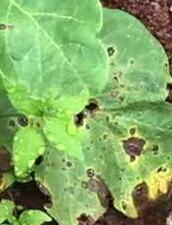
#> input picture backend/leafDisease/core/saveImg/8598.png, 172 x 225 px, found by its file name
$ python limits.py
#> lines starting #> are read from the running program, lines starting #| are printed output that depends on the picture; after the words box and inside, x2 and y2 are one past the last pixel; in counts of white or black regions, pixels touching at a corner belong together
import cv2
import numpy as np

# Load image
image = cv2.imread('backend\\leafDisease\\core\\saveImg\\8598.png')
#> image is the input picture: shape (225, 172, 3); mean B, G, R 100.4, 172.2, 132.3

# Define color range in RGB format
rMin, gMin, bMin = 0, 191, 0
rMax, gMax, bMax = 214, 255, 212

# Create NumPy arrays for lower and upper color bounds
lower = np.array([bMin, gMin, rMin], dtype=np.uint8)
upper = np.array([bMax, gMax, rMax], dtype=np.uint8)

# Apply color threshold to image
mask = cv2.inRange(image, lower, upper)
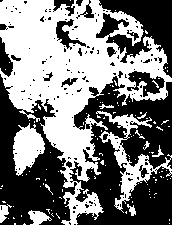
#> mask: shape (225, 172); 48.4% white; 126 white regions (114 under 20 px), largest, box (x1, y1, x2, y2) and area: (0, 0, 172, 225) 15227, (96, 111, 172, 213) 1602, (13, 123, 45, 176) 1042
result = cv2.bitwise_and(image, image, mask=mask)
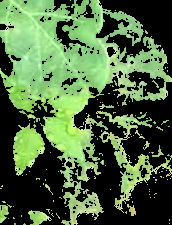
#> result: shape (225, 172, 3); mean B, G, R 61.4, 104, 75.8

# Display result image
cv2.imshow('result', result)
cv2.waitKey(0)
cv2.destroyAllWindows()

$ run again, with backend/leafDisease/core/saveImg/1135.png copied over backend/leafDisease/core/saveImg/8598.png
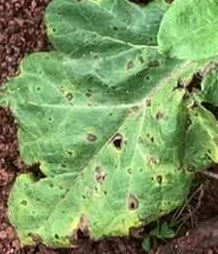
#> input picture backend/leafDisease/core/saveImg/1135.png, 218 x 254 px, found by its file name
#> image is the input picture: shape (254, 218, 3); mean B, G, R 96.5, 150.2, 122
#> `mask = cv2.inRange(image, lower, upper)`:
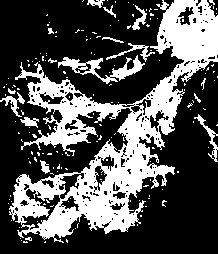
#> mask: shape (254, 218); 32.4% white; 163 white regions (147 under 20 px), largest, box (x1, y1, x2, y2) and area: (9, 0, 218, 243) 15471, (58, 55, 145, 84) 757, (194, 114, 218, 162) 212
#> `result = cv2.bitwise_and(image, image, mask=mask)`:
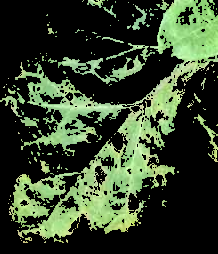
#> result: shape (254, 218, 3); mean B, G, R 44.9, 68.7, 53.7

$ run again, with backend/leafDisease/core/saveImg/1182.png copied over backend/leafDisease/core/saveImg/8598.png
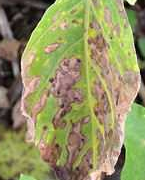
#> input picture backend/leafDisease/core/saveImg/1182.png, 145 x 180 px, found by its file name
#> image is the input picture: shape (180, 145, 3); mean B, G, R 97.2, 144.9, 146.5
#> `mask = cv2.inRange(image, lower, upper)`:
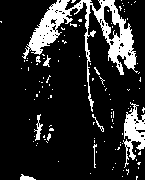
#> mask: shape (180, 145); 15.6% white; 117 white regions (108 under 20 px), largest, box (x1, y1, x2, y2) and area: (22, 0, 138, 112) 2762, (123, 102, 145, 168) 684, (34, 114, 43, 141) 92
#> `result = cv2.bitwise_and(image, image, mask=mask)`:
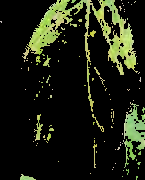
#> result: shape (180, 145, 3); mean B, G, R 17.8, 32, 27.9

$ run again, with backend/leafDisease/core/saveImg/1334.png copied over backend/leafDisease/core/saveImg/8598.png
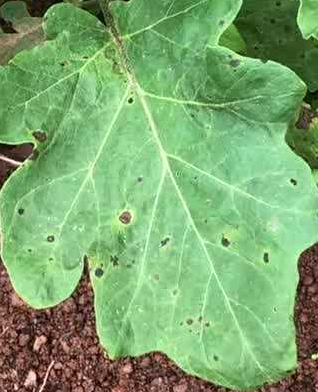
#> input picture backend/leafDisease/core/saveImg/1334.png, 318 x 392 px, found by its file name
#> image is the input picture: shape (392, 318, 3); mean B, G, R 112.5, 169.8, 125.5
#> `mask = cv2.inRange(image, lower, upper)`:
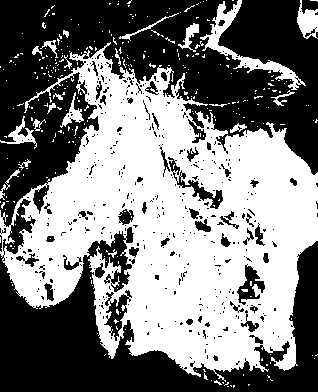
#> mask: shape (392, 318); 49.3% white; 316 white regions (295 under 20 px), largest, box (x1, y1, x2, y2) and area: (0, 42, 318, 382) 56750, (200, 0, 306, 90) 1475, (297, 0, 318, 39) 482
#> `result = cv2.bitwise_and(image, image, mask=mask)`:
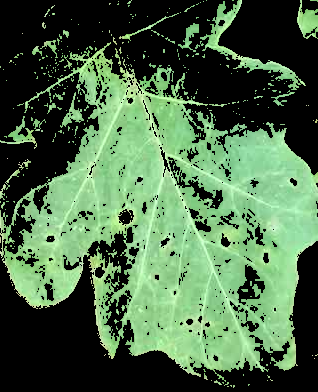
#> result: shape (392, 318, 3); mean B, G, R 72.1, 105.2, 74.5
